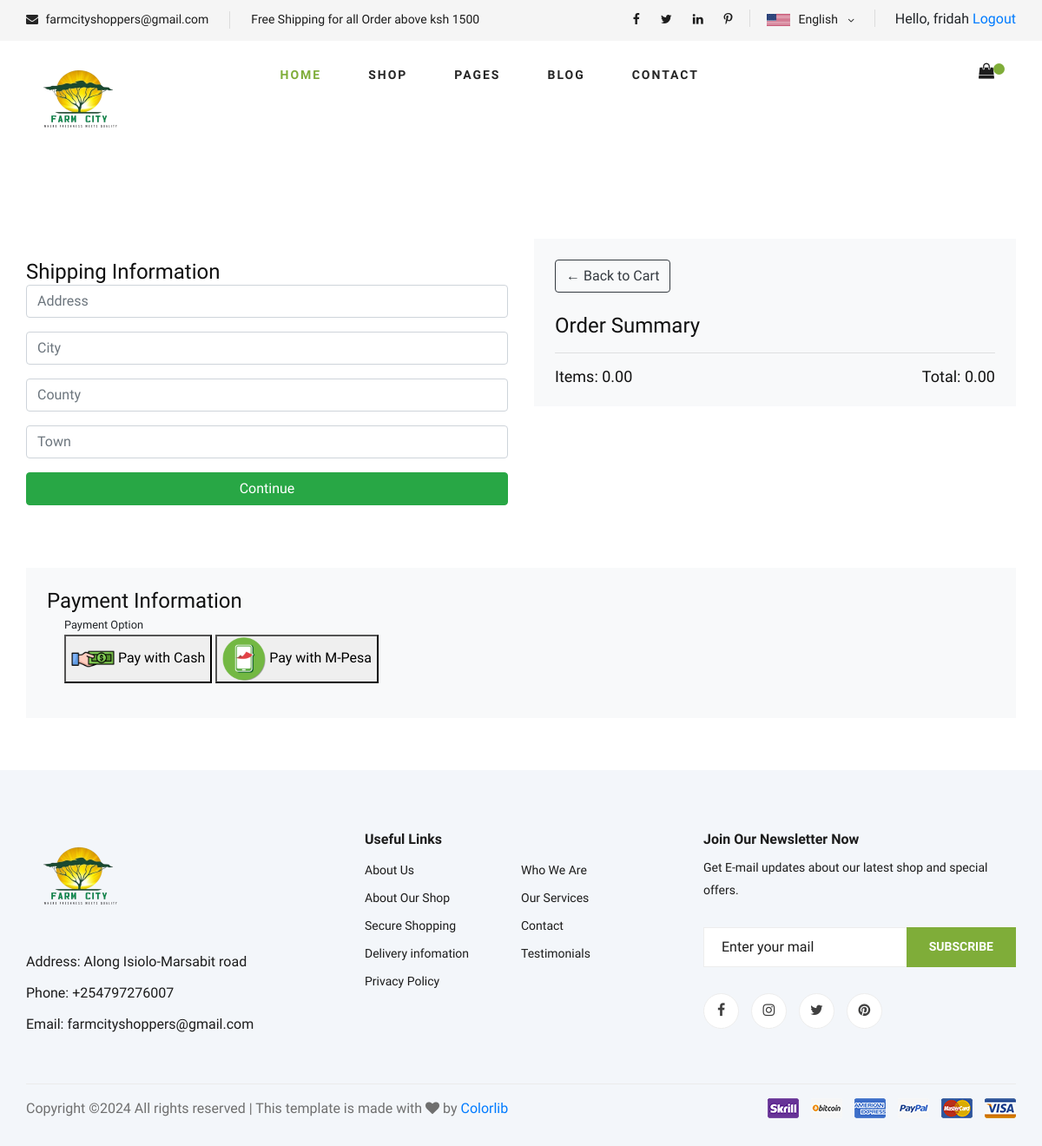
/checkout/ (signed in), run on an earlier commit of the app's database.
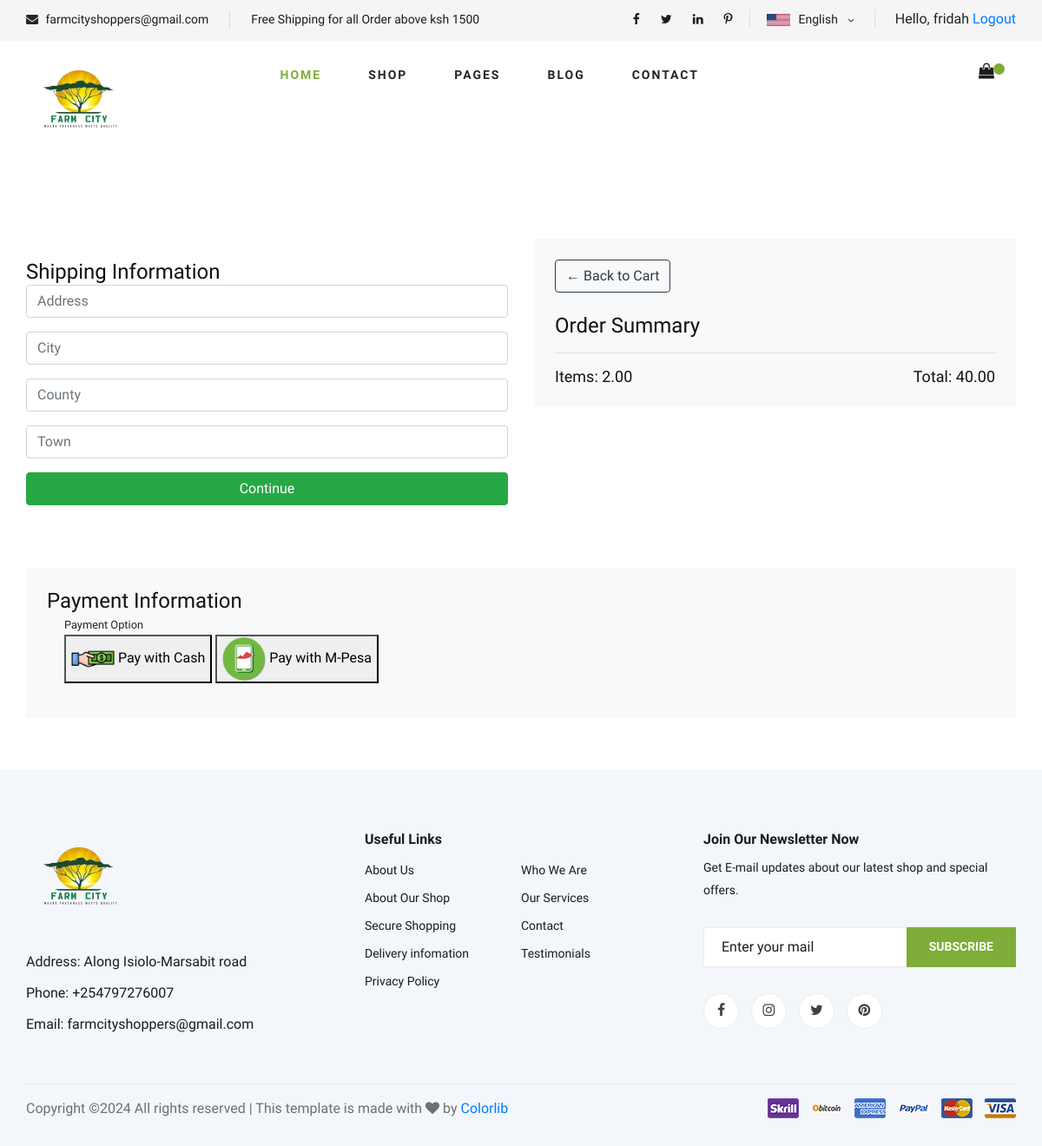
And on a later commit of the database.
### farmcityecommerce/models.py (models this page shows, shortened)
class Order(models.Model):
    customer = models.ForeignKey(Customer, on_delete=models.SET_NULL, blank=True, null=True)
    date_ordered= models.DateTimeField(auto_now_add=True)
    complete = models.BooleanField(default=False, null=True, blank=False)
    transction_id = models.CharField(max_length=200, null=True)
    @property
    def get_cart_total(self):
        orderitems = self.orderitem_set.all()
        total = sum([item.get_total for item in orderitems])
        return total
    @property
    def get_cart_items(self):
        orderitems = self.orderitem_set.all()
        total = sum([item.quantity for item in orderitems])
        return total

class OrderItem(models.Model):
     product = models.ForeignKey(Product, on_delete=models.SET_NULL, blank=True, null=True)
     order = models.ForeignKey(Order, on_delete=models.SET_NULL, blank=True, null=True)
     quantity = models.IntegerField(default=0, null=True, blank=True)
     date_added = models.DateTimeField(auto_now_add=True)
     @property
     def get_total(self):
         total = self.product.price * self.quantity
         return total

class Product(models.Model):
    name = models.CharField(max_length=300,null=True)
    description= models.TextField()
    price= models.FloatField()
    Availability = models.BooleanField(default=False,null=True,blank=False)
    image = models.ImageField(upload_to='product/' ,null=True, blank=True)

### farmcityecommerce/views.py (the view)
# urls.py: path("checkout/", views.checkout, name="checkout"),
@login_required(login_url='farmcityecommerce:login')
def checkout(request):
    if request.user.is_authenticated:
        customer = request.user.customer
        order, created = Order.objects.get_or_create(customer=customer, complete= False)
        items= order.orderitem_set.all()
        cartItems = order.get_cart_items
    else:
        items = []
        order = {'get_cart_total':0, 'get_cart_items':0}
    context= {'items': items,'order':order}
    return render(request, 'farmcityecommerce/checkout.html',context)

### farmcityecommerce/templates/farmcityecommerce/checkout.html (shortened to what this page needs)
{% extends 'partials/base.html' %}
{% load static %}
{% block content %}
<section class="checkout spad">
    <div class="container">
        <div class="row">
            <div class="col-lg-6 mb-4">
                <form id="form">
                    <div id="shipping-info">
                        <h4 class="mt-4">Shipping Information</h4>
                        <div class="form-field mb-3">
                            <input required class="form-control" type="text" name="address" placeholder="Address">
                        </div>
                        <div class="form-field mb-3">
                            <input required class="form-control" type="text" name="city" placeholder="City">
                        </div>
                        <div class="form-field mb-3">
                            <input required class="form-control" type="text" name="county" placeholder="County">
                        </div>
                        <div class="form-field mb-3">
                            <input required class="form-control" type="text" name="town" placeholder="Town">
                        </div>
                        <input id="form-button" class="btn btn-success btn-block" type="submit" value="Continue">
                    </div>
                </form>
            </div>
            <div class="col-lg-6">
                <div class="container bg-light p-4">
                    <a class="btn btn-outline-dark mb-4" href="{% url 'farmcityecommerce:cart' %}">&#x2190; Back to Cart</a>
                    <h4>Order Summary</h4>
                    <hr>
                    <div class="d-flex justify-content-between">
                        <h5>Items: {{ order.get_cart_items|floatformat:2 }}</h5>
                        <h5>Total: {{ order.get_cart_total|floatformat:2 }}</h5>
                    </div>
                </div>
            </div>
        </div>
        <div class="row mt-5">
            <div class="col-lg-12">
                <div class="container bg-light p-4">
                    <h4>Payment Information</h4>
                    <div class="form-check mb-3" id="paymentOption">
                        <small>Payment Option</small>
                        <button id="mpesa-button">
                            <img src="{% static 'img/cash.png' %}" alt="Cash" style="width: 50px; height: auto;">
                            Pay with Cash
                        </button>
                        <button id="mpesa-button">
                            <img src="{% static 'img/mpesa.png' %}" alt="M-Pesa" style="width: 50px; height: auto;">
                            Pay with M-Pesa
                        </button>
                </div>
            </div>
        </div>
    </div>
</section>
{% endblock content %}

What changed in the data, as far as the page shows it:
no longer on this page (row edited): Order: get_cart_items "0.00", get_cart_total "0.00"
added Order: get_cart_items "2.00", get_cart_total "40.00"
